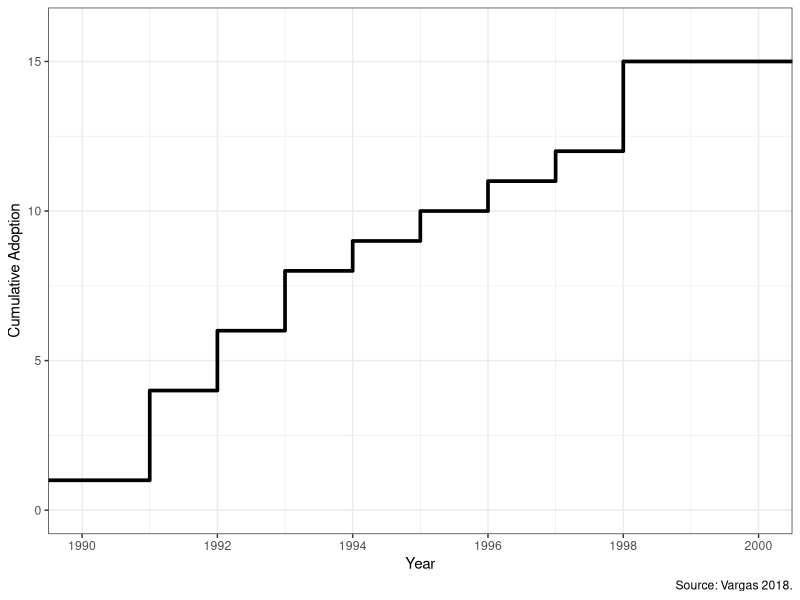

Write the R code that produced this figure. (Note: this script raises an error after producing the figure.)
## ---- chunk 1
#Packages
library(ggplot2)

# Load data
sum_name<-read.csv("data/decentral_sum.csv")

fig1<-ggplot(sum_name, aes(x=year, y=decentralized_countries))+
            geom_step(size = 1.25) +
            theme_bw() +
            labs(y="Cumulative Adoption",
                 x="Year",
                 caption = "Source: Vargas 2018.") +
            scale_x_continuous(breaks = seq(1990,2000,2)) +
            coord_cartesian(xlim=c(1990,2000))
## ---- chunk 2
fig1
## ---- chunk 3
#Packages
# Load data
library(tidyverse)
qog<-read_csv("data/qog_std_ts_jan19.csv") %>%
  select(ccode, cname, year, wdi_gerpf, wdi_nerpf, ccodecow, ccodealp,
         wdi_expedu, bl_asymf, bl_lpf, bl_lpmf, gea_ea1524f, gea_ea1524m,
         wdi_gerp, wdi_expedup, ht_region, gle_cgdpc, gle_rgdpc)
write_csv(qog, "data/qog_std_ts_jan19.csv")

hist(qog$ht_region)

fig2a<-qog %>%
  filter(ht_region==2) %>%
  group_by(year) %>%
  summarise(ave = mean(wdi_gerpf,na.rm = TRUE),
            min = min(wdi_gerpf,na.rm = TRUE)) %>%
  pivot_longer(-year, names_to = "type", values_to = "y") %>%
  ggplot(aes(x=year, y=y, group=type, color=type, linetype=type)) +
    scale_color_discrete(name="Line",
                       breaks = c("ave", "min"),
                       labels = c("Average", "Minimum")) +
      scale_linetype_discrete(name="Line",
                       breaks = c("ave", "min"),
                       labels = c("Average", "Minimum")) +
    geom_line() +
    xlim(1970,2000) +
    ylim(40,120) +
    theme_bw() +
    theme(legend.title = element_blank(),
          legend.position = c(0.8, 0.2))+
      labs(title="Primary School Enrollment Rates",
         x="Year",
         y="Gross Share (%)")

data_global<-qog %>%
  filter(ht_region!=2) %>%
  group_by(year) %>%
  summarise(ave = mean(wdi_nerpf,na.rm = TRUE)) %>%
  mutate(type="global")

data_lac<-qog %>%
  filter(ht_region==2) %>%
  group_by(year) %>%
  summarise(ave = mean(wdi_nerpf,na.rm = TRUE)) %>%
  mutate(type="lac")

data_together<-rbind(data_global, data_lac)

fig2b<-ggplot(data_together, aes(x=year, y=ave, group=type, color=type, linetype=type)) +
    geom_line() +
    scale_color_discrete(name="Line",
                       breaks = c("global", "lac"),
                       labels = c("Global", "LAC")) +
      scale_linetype_discrete(name="Line",
                       breaks = c("global", "lac"),
                       labels = c("Global", "LAC")) +
    geom_line() +
    xlim(1970,2000) +
    ylim(65,100) +
    theme_bw() +
    theme(legend.title = element_blank(),
          legend.position = c(0.8, 0.2))+
    labs(title="Primary School Completion Rates",
         x="Year",
         y="Gross Share (%)")


library(gridExtra)
## ---- chunk 4
grid.arrange(fig2a,fig2b, ncol=2)
